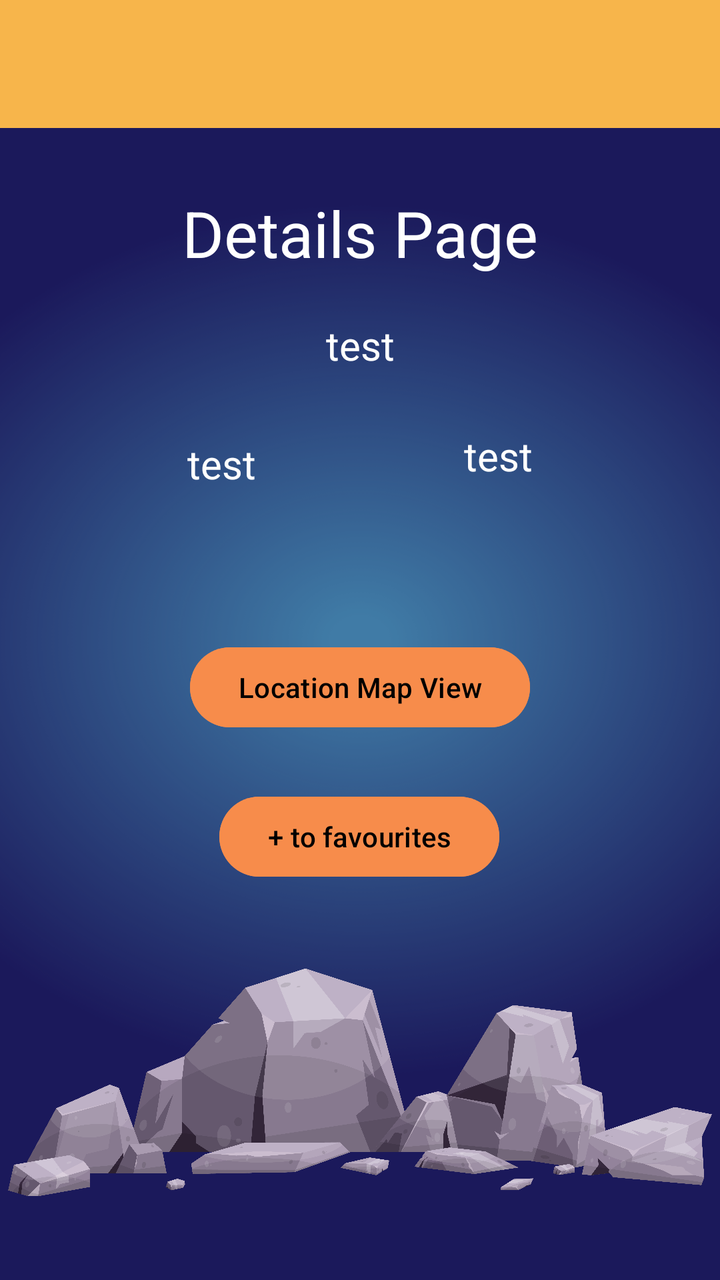
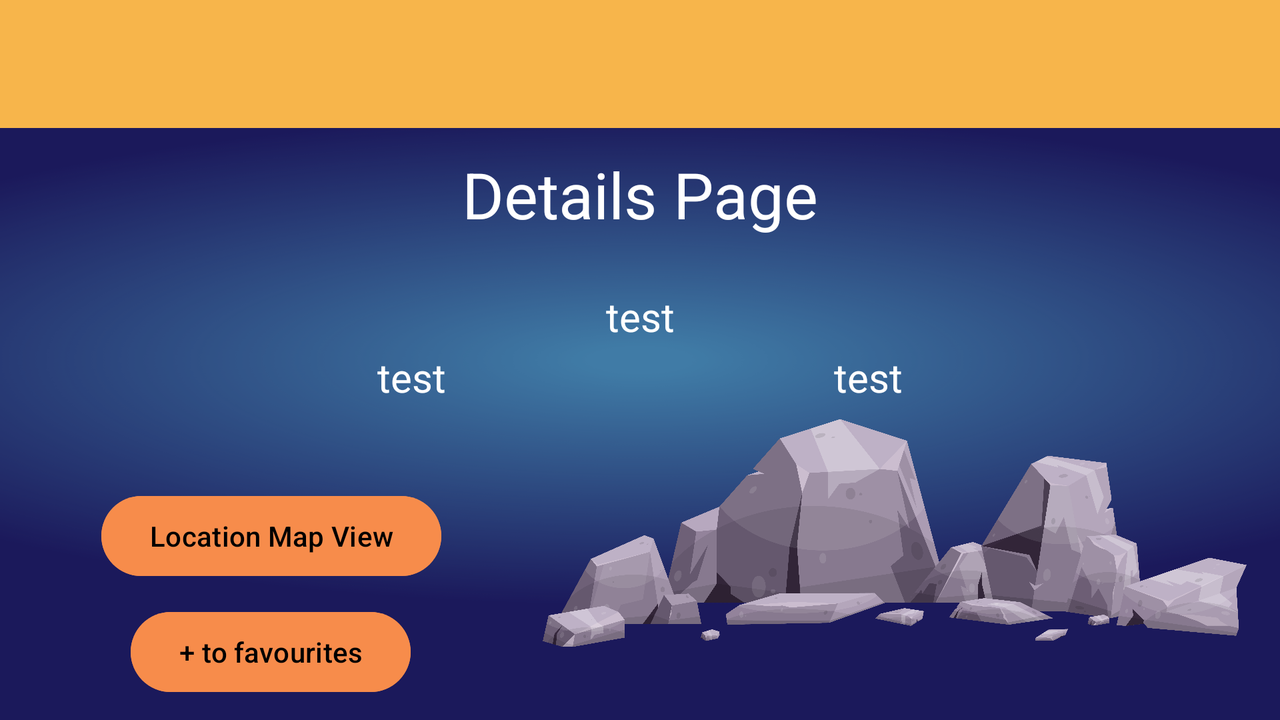

First picture: res/layout/ on a phone held upright. Second picture: the repository's own variant of that layout, on a device whose configuration matches the variant's folder. Source for both follows.
<!-- AndroidManifest.xml: application theme Theme.TheMeteorLandingApp -->
<!-- res/layout/activity_details.xml -->
<?xml version="1.0" encoding="utf-8"?>
<layout xmlns:android="http://schemas.android.com/apk/res/android"
    xmlns:app="http://schemas.android.com/apk/res-auto"
    xmlns:tools="http://schemas.android.com/tools">

    <data>

    </data>

    <androidx.constraintlayout.widget.ConstraintLayout
        android:layout_width="match_parent"
        android:layout_height="match_parent"
        tools:context=".DetailsActivity">

        <androidx.appcompat.widget.Toolbar
            android:id="@+id/toolbar"
            android:layout_width="match_parent"
            android:layout_height="wrap_content"
            android:background="@color/light_orange"
            android:colorBackground="@color/light_orange"
            android:theme="@style/Base.Theme.TheMeteorLandingApp"
            android:minHeight="?attr/actionBarSize"
            app:layout_constraintEnd_toEndOf="parent"
            app:layout_constraintStart_toStartOf="parent"
            app:layout_constraintTop_toTopOf="parent" />

        <TextView
            android:id="@+id/textView"
            android:layout_width="wrap_content"
            android:layout_height="64dp"
            android:layout_marginTop="50dp"
            android:layout_marginBottom="500dp"
            android:text="Details Page"
            android:textColor="#ffffff"
            android:textSize="96px"
            app:layout_constraintBottom_toBottomOf="parent"
            app:layout_constraintEnd_toEndOf="parent"
            app:layout_constraintStart_toStartOf="parent"
            app:layout_constraintTop_toBottomOf="@+id/toolbar" />

        

        <TextView
            android:id="@+id/textViewLat"
            android:layout_width="wrap_content"
            android:layout_height="64dp"
            android:layout_marginTop="8dp"
            android:layout_marginEnd="10dp"
            android:layout_marginBottom="50dp"
            android:text="test"
            android:textColor="#ffffff"
            android:textSize="60px"
            app:layout_constraintBottom_toTopOf="@+id/mapBtn"
            app:layout_constraintEnd_toStartOf="@+id/textViewLong"
            app:layout_constraintStart_toStartOf="parent"
            app:layout_constraintTop_toBottomOf="@+id/textViewGoogle" />

        <TextView
            android:id="@+id/textViewLong"
            android:layout_width="wrap_content"
            android:layout_height="64dp"
            android:layout_marginBottom="50dp"
            android:text="test"
            android:textColor="#ffffff"
            android:textSize="60px"
            app:layout_constraintBottom_toTopOf="@+id/mapBtn"
            app:layout_constraintEnd_toEndOf="parent"
            app:layout_constraintStart_toEndOf="@+id/textViewLat"
            app:layout_constraintTop_toBottomOf="@+id/textViewGoogle" />

        <TextView
            android:id="@+id/textViewGoogle"
            android:layout_width="wrap_content"
            android:layout_height="64dp"
            android:text="test"
            android:textColor="#ffffff"
            android:textSize="60px"
            app:layout_constraintEnd_toEndOf="parent"
            app:layout_constraintStart_toStartOf="parent"
            app:layout_constraintTop_toBottomOf="@+id/textView" />

        <Button
            android:id="@+id/mapBtn"
            android:layout_width="wrap_content"
            android:layout_height="wrap_content"
            android:layout_marginTop="100dp"
            android:layout_marginBottom="30dp"
            android:backgroundTint="#F78C4B"
            android:text="@string/map"
            android:textColor="#000"
            app:layout_constraintBottom_toTopOf="@+id/buttonFavourites"
            app:layout_constraintEnd_toEndOf="parent"
            app:layout_constraintStart_toStartOf="parent"
            app:layout_constraintTop_toBottomOf="@+id/textViewGoogle" />

        <Button
            android:id="@+id/buttonFavourites"
            android:layout_width="wrap_content"
            android:layout_height="wrap_content"
            android:backgroundTint="#F78C4B"
            android:text="@string/addToFaves"
            android:textColor="#000000"
            app:layout_constraintBottom_toBottomOf="parent"
            app:layout_constraintEnd_toEndOf="parent"
            app:layout_constraintHorizontal_bias="0.498"
            app:layout_constraintStart_toStartOf="parent"
            app:layout_constraintTop_toBottomOf="@id/textViewGoogle"
            app:layout_constraintVertical_bias="0.464" />

        <ImageView
            android:id="@+id/imageView3"
            android:layout_width="352dp"
            android:layout_height="157dp"
            app:layout_constraintBottom_toBottomOf="parent"
            app:layout_constraintEnd_toEndOf="parent"
            app:layout_constraintStart_toStartOf="parent"
            app:layout_constraintTop_toBottomOf="@+id/buttonFavourites"
            app:srcCompat="@drawable/meteor4" />

    </androidx.constraintlayout.widget.ConstraintLayout>
</layout>
<!-- resources referenced by this layout -->
<resources>
  <color name="light_orange">#f7b54b</color>
  <!-- drawable meteor4: png bitmap (drawable, 753362 bytes) -->
  <string name="addToFaves">+ to favourites</string>
  <string name="map">Location Map View</string>
  <style name="Base.Theme.TheMeteorLandingApp" parent="Theme.Material3.DayNight.NoActionBar">
          <item name="android:windowBackground">@drawable/background</item>
          <item name="android:colorPrimary">@color/light_orange</item>
          <item name="android:colorBackground">@color/light_orange</item>
          <item name="android:colorPrimaryDark">@color/dark_blue</item>
          <item name="android:windowContentOverlay">@null</item>
          <item name="android:textColorPrimary">@color/black</item>
          <item name="colorAccent">@color/yellow</item>
          <item name="android:navigationBarColor">@color/dark_blue</item>
          <item name="colorButtonNormal">@color/dark_orange</item>
      </style>
  <style name="Theme.TheMeteorLandingApp" parent="Base.Theme.TheMeteorLandingApp" />
  <!-- drawable background: png bitmap (drawable, 94908 bytes) -->
  <color name="dark_blue">#1b195b</color>
  <color name="black">#FF000000</color>
  <color name="yellow">#f7d94b</color>
  <color name="dark_orange">#f78c4b</color>
</resources>
<!-- res/layout-land/activity_details.xml (the repository's variant of the layout above) -->
<!-- drawn on the phone turned sideways -->
<?xml version="1.0" encoding="utf-8"?>
<layout xmlns:android="http://schemas.android.com/apk/res/android"
    xmlns:app="http://schemas.android.com/apk/res-auto"
    xmlns:tools="http://schemas.android.com/tools">

    <data>

    </data>

    <androidx.constraintlayout.widget.ConstraintLayout
        android:layout_width="match_parent"
        android:layout_height="match_parent"
        tools:context=".DetailsActivity">

        <androidx.appcompat.widget.Toolbar
            android:id="@+id/toolbar"
            android:layout_width="match_parent"
            android:layout_height="wrap_content"
            android:background="@color/light_orange"
            android:colorBackground="@color/light_orange"
            android:theme="@style/Base.Theme.TheMeteorLandingApp"
            android:minHeight="?attr/actionBarSize"
            app:layout_constraintEnd_toEndOf="parent"
            app:layout_constraintStart_toStartOf="parent"
            app:layout_constraintTop_toTopOf="parent" />

        <TextView
            android:id="@+id/textView"
            android:layout_width="wrap_content"
            android:layout_height="64dp"
            android:layout_marginTop="50dp"
            android:layout_marginBottom="5dp"
            android:text="Details Page"
            android:textColor="#ffffff"
            android:textSize="96px"
            app:layout_constraintBottom_toTopOf="@id/textViewGoogle"
            app:layout_constraintEnd_toEndOf="parent"
            app:layout_constraintStart_toStartOf="parent"
            app:layout_constraintTop_toBottomOf="@+id/toolbar" />

        <TextView
            android:id="@+id/textViewGoogle"
            android:layout_width="wrap_content"
            android:layout_height="64dp"
            android:layout_marginBottom="5dp"
            android:text="test"
            android:textColor="#ffffff"
            android:textSize="60px"
            app:layout_constraintBottom_toTopOf="@+id/textViewLat"
            app:layout_constraintEnd_toEndOf="parent"
            app:layout_constraintStart_toStartOf="parent"
            app:layout_constraintTop_toBottomOf="@+id/textView" />

        <TextView
            android:id="@+id/textViewLat"
            android:layout_width="wrap_content"
            android:layout_height="64dp"
            android:layout_marginStart="5dp"
            android:layout_marginEnd="5dp"
            android:layout_marginBottom="10dp"
            android:text="test"
            android:textColor="#ffffff"
            android:textSize="60px"
            app:layout_constraintBottom_toBottomOf="parent"
            app:layout_constraintEnd_toStartOf="@+id/textViewLong"
            app:layout_constraintStart_toStartOf="parent"
            app:layout_constraintTop_toBottomOf="@+id/toolbar" />

        <TextView
            android:id="@+id/textViewLong"
            android:layout_width="wrap_content"
            android:layout_height="64dp"
            android:layout_marginStart="5dp"
            android:layout_marginEnd="5dp"
            android:layout_marginBottom="10dp"
            android:text="test"
            android:textColor="#ffffff"
            android:textSize="60px"
            app:layout_constraintBottom_toBottomOf="parent"
            app:layout_constraintEnd_toEndOf="parent"
            app:layout_constraintStart_toEndOf="@+id/textViewLat"
            app:layout_constraintTop_toBottomOf="@+id/toolbar" />



        <Button
            android:id="@+id/mapBtn"
            android:layout_width="wrap_content"
            android:layout_height="wrap_content"
            android:layout_marginTop="10dp"
            android:layout_marginBottom="5dp"
            android:backgroundTint="#F78C4B"
            android:text="@string/map"
            android:textColor="#000"
            app:layout_constraintBottom_toTopOf="@+id/buttonFavourites"
            app:layout_constraintEnd_toStartOf="@id/imageView3"
            app:layout_constraintStart_toStartOf="parent"
            app:layout_constraintTop_toBottomOf="@+id/textViewLat" />

        <Button
            android:id="@+id/buttonFavourites"
            android:layout_width="wrap_content"
            android:layout_height="wrap_content"
            android:backgroundTint="#F78C4B"
            android:text="@string/addToFaves"
            android:textColor="#000000"
            app:layout_constraintBottom_toBottomOf="parent"
            app:layout_constraintEnd_toStartOf="@id/imageView3"
            app:layout_constraintHorizontal_bias="0.498"
            app:layout_constraintStart_toStartOf="parent"
            app:layout_constraintTop_toBottomOf="@id/mapBtn"
            app:layout_constraintVertical_bias="0.464"
            android:layout_marginTop="5dp"
            android:layout_marginBottom="15dp"/>

        <ImageView
            android:id="@+id/imageView3"
            android:layout_width="352dp"
            android:layout_height="157dp"
            android:layout_marginStart="250dp"
            android:layout_marginBottom="15dp"
            app:layout_constraintBottom_toBottomOf="parent"
            app:layout_constraintEnd_toEndOf="parent"
            app:layout_constraintHorizontal_bias="0.558"
            app:layout_constraintStart_toStartOf="parent"
            app:layout_constraintTop_toBottomOf="@+id/buttonFavourites"
            app:layout_constraintVertical_bias="1.0"
            app:srcCompat="@drawable/meteor4" />

    </androidx.constraintlayout.widget.ConstraintLayout>
</layout>
